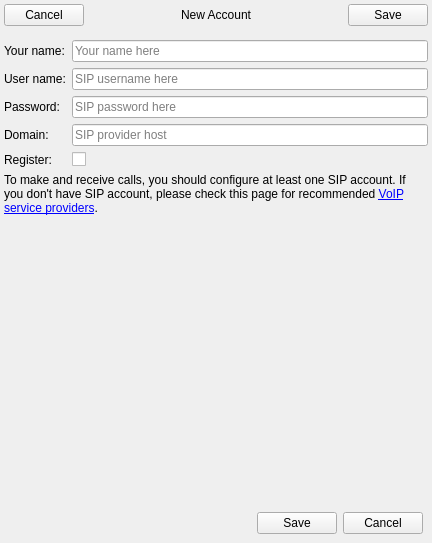
<?xml version="1.0" encoding="UTF-8"?>
<ui version="4.0">
 <class>AccountNewDialog</class>
 <widget class="QDialog" name="AccountNewDialog">
  <property name="geometry">
   <rect>
    <x>0</x>
    <y>0</y>
    <width>432</width>
    <height>543</height>
   </rect>
  </property>
  <property name="windowTitle">
   <string>New Account Settings</string>
  </property>
  <property name="styleSheet">
   <string notr="true"/>
  </property>
  <layout class="QVBoxLayout" name="verticalLayout">
   <property name="leftMargin">
    <number>0</number>
   </property>
   <property name="topMargin">
    <number>0</number>
   </property>
   <property name="rightMargin">
    <number>0</number>
   </property>
   <property name="bottomMargin">
    <number>0</number>
   </property>
   <item>
    <widget class="QFrame" name="frBBControls">
     <property name="frameShape">
      <enum>QFrame::NoFrame</enum>
     </property>
     <property name="frameShadow">
      <enum>QFrame::Plain</enum>
     </property>
     <layout class="QHBoxLayout" name="horizontalLayout_2">
      <property name="leftMargin">
       <number>4</number>
      </property>
      <property name="topMargin">
       <number>4</number>
      </property>
      <property name="rightMargin">
       <number>4</number>
      </property>
      <property name="bottomMargin">
       <number>4</number>
      </property>
      <item>
       <widget class="QPushButton" name="btCancelBB">
        <property name="text">
         <string>Cancel</string>
        </property>
        <property name="autoDefault">
         <bool>false</bool>
        </property>
       </widget>
      </item>
      <item>
       <spacer name="horizontalSpacer_2">
        <property name="orientation">
         <enum>Qt::Horizontal</enum>
        </property>
        <property name="sizeHint" stdset="0">
         <size>
          <width>40</width>
          <height>20</height>
         </size>
        </property>
       </spacer>
      </item>
      <item>
       <widget class="QLabel" name="bbFrameLabel">
        <property name="text">
         <string>New Account</string>
        </property>
       </widget>
      </item>
      <item>
       <spacer name="horizontalSpacer_4">
        <property name="orientation">
         <enum>Qt::Horizontal</enum>
        </property>
        <property name="sizeHint" stdset="0">
         <size>
          <width>40</width>
          <height>20</height>
         </size>
        </property>
       </spacer>
      </item>
      <item>
       <widget class="QPushButton" name="btSaveBB">
        <property name="text">
         <string>Save</string>
        </property>
        <property name="autoDefault">
         <bool>false</bool>
        </property>
       </widget>
      </item>
     </layout>
    </widget>
   </item>
   <item>
    <layout class="QGridLayout" name="gridLayout" columnstretch="0">
     <property name="leftMargin">
      <number>4</number>
     </property>
     <property name="topMargin">
      <number>4</number>
     </property>
     <property name="rightMargin">
      <number>4</number>
     </property>
     <property name="bottomMargin">
      <number>4</number>
     </property>
     <item row="0" column="0">
      <widget class="QScrollArea" name="saSettingsUser">
       <property name="frameShape">
        <enum>QFrame::NoFrame</enum>
       </property>
       <property name="frameShadow">
        <enum>QFrame::Plain</enum>
       </property>
       <property name="lineWidth">
        <number>0</number>
       </property>
       <property name="horizontalScrollBarPolicy">
        <enum>Qt::ScrollBarAlwaysOff</enum>
       </property>
       <property name="widgetResizable">
        <bool>true</bool>
       </property>
       <widget class="QWidget" name="scrollAreaWidgetContents">
        <property name="geometry">
         <rect>
          <x>0</x>
          <y>0</y>
          <width>424</width>
          <height>451</height>
         </rect>
        </property>
        <layout class="QGridLayout" name="gridLayout_28">
         <property name="leftMargin">
          <number>0</number>
         </property>
         <property name="topMargin">
          <number>0</number>
         </property>
         <property name="rightMargin">
          <number>0</number>
         </property>
         <property name="bottomMargin">
          <number>0</number>
         </property>
         <item row="0" column="0">
          <layout class="QGridLayout" name="gridLayout_5">
           <item row="3" column="1">
            <widget class="ExtLineEdit" name="lePassword">
             <property name="echoMode">
              <enum>QLineEdit::PasswordEchoOnEdit</enum>
             </property>
             <property name="placeholderText">
              <string>SIP password here</string>
             </property>
            </widget>
           </item>
           <item row="0" column="0">
            <widget class="QLabel" name="label_2">
             <property name="text">
              <string>Your name:</string>
             </property>
            </widget>
           </item>
           <item row="5" column="1">
            <widget class="QCheckBox" name="registerCheckBox">
             <property name="text">
              <string/>
             </property>
            </widget>
           </item>
           <item row="3" column="0">
            <widget class="QLabel" name="label_4">
             <property name="text">
              <string>Password:</string>
             </property>
            </widget>
           </item>
           <item row="1" column="1">
            <widget class="ExtLineEdit" name="leUserId">
             <property name="placeholderText">
              <string>SIP username here</string>
             </property>
            </widget>
           </item>
           <item row="6" column="0" colspan="2">
            <widget class="QLabel" name="lbProviderLink">
             <property name="text">
              <string>To make and receive calls, you should configure at least one SIP account. If you don't have SIP account, please check this page for recommended &lt;a href=&quot;http://taki.sourceforge.net/serviceproviders.htm&quot;&gt;VoIP service providers&lt;/a&gt;.</string>
             </property>
             <property name="textFormat">
              <enum>Qt::AutoText</enum>
             </property>
             <property name="wordWrap">
              <bool>true</bool>
             </property>
             <property name="openExternalLinks">
              <bool>true</bool>
             </property>
            </widget>
           </item>
           <item row="5" column="0">
            <widget class="QLabel" name="label_7">
             <property name="text">
              <string>Register:</string>
             </property>
             <property name="wordWrap">
              <bool>true</bool>
             </property>
            </widget>
           </item>
           <item row="4" column="1">
            <widget class="ExtLineEdit" name="leDomain">
             <property name="placeholderText">
              <string>SIP provider host</string>
             </property>
            </widget>
           </item>
           <item row="1" column="0">
            <widget class="QLabel" name="label_3">
             <property name="text">
              <string>User name:</string>
             </property>
            </widget>
           </item>
           <item row="0" column="1">
            <widget class="ExtLineEdit" name="leDisplayName">
             <property name="placeholderText">
              <string>Your name here</string>
             </property>
            </widget>
           </item>
           <item row="4" column="0">
            <widget class="QLabel" name="label_5">
             <property name="text">
              <string>Domain:</string>
             </property>
            </widget>
           </item>
           <item row="7" column="1">
            <spacer name="verticalSpacer_2">
             <property name="orientation">
              <enum>Qt::Vertical</enum>
             </property>
             <property name="sizeHint" stdset="0">
              <size>
               <width>20</width>
               <height>40</height>
              </size>
             </property>
            </spacer>
           </item>
          </layout>
         </item>
        </layout>
       </widget>
      </widget>
     </item>
    </layout>
   </item>
   <item>
    <widget class="QFrame" name="frDesktopControls">
     <property name="frameShape">
      <enum>QFrame::NoFrame</enum>
     </property>
     <property name="frameShadow">
      <enum>QFrame::Plain</enum>
     </property>
     <layout class="QHBoxLayout" name="horizontalLayout">
      <item>
       <spacer name="horizontalSpacer_5">
        <property name="orientation">
         <enum>Qt::Horizontal</enum>
        </property>
        <property name="sizeHint" stdset="0">
         <size>
          <width>40</width>
          <height>20</height>
         </size>
        </property>
       </spacer>
      </item>
      <item>
       <widget class="QPushButton" name="btSave">
        <property name="text">
         <string>Save</string>
        </property>
        <property name="autoDefault">
         <bool>false</bool>
        </property>
       </widget>
      </item>
      <item>
       <widget class="QPushButton" name="btCancel">
        <property name="text">
         <string>Cancel</string>
        </property>
        <property name="autoDefault">
         <bool>false</bool>
        </property>
       </widget>
      </item>
     </layout>
    </widget>
   </item>
  </layout>
 </widget>
 <customwidgets>
  <customwidget>
   <class>ExtLineEdit</class>
   <extends>QLineEdit</extends>
   <header>extlineedit.h</header>
  </customwidget>
 </customwidgets>
 <tabstops>
  <tabstop>leDisplayName</tabstop>
  <tabstop>leUserId</tabstop>
  <tabstop>lePassword</tabstop>
  <tabstop>leDomain</tabstop>
  <tabstop>registerCheckBox</tabstop>
  <tabstop>btSave</tabstop>
  <tabstop>btCancel</tabstop>
  <tabstop>btCancelBB</tabstop>
  <tabstop>btSaveBB</tabstop>
  <tabstop>saSettingsUser</tabstop>
 </tabstops>
 <resources/>
 <connections>
  <connection>
   <sender>btCancelBB</sender>
   <signal>clicked()</signal>
   <receiver>AccountNewDialog</receiver>
   <slot>reject()</slot>
   <hints>
    <hint type="sourcelabel">
     <x>56</x>
     <y>19</y>
    </hint>
    <hint type="destinationlabel">
     <x>137</x>
     <y>5</y>
    </hint>
   </hints>
  </connection>
  <connection>
   <sender>btSaveBB</sender>
   <signal>clicked()</signal>
   <receiver>AccountNewDialog</receiver>
   <slot>accept()</slot>
   <hints>
    <hint type="sourcelabel">
     <x>559</x>
     <y>21</y>
    </hint>
    <hint type="destinationlabel">
     <x>731</x>
     <y>11</y>
    </hint>
   </hints>
  </connection>
  <connection>
   <sender>btSave</sender>
   <signal>clicked()</signal>
   <receiver>AccountNewDialog</receiver>
   <slot>accept()</slot>
   <hints>
    <hint type="sourcelabel">
     <x>486</x>
     <y>538</y>
    </hint>
    <hint type="destinationlabel">
     <x>658</x>
     <y>492</y>
    </hint>
   </hints>
  </connection>
  <connection>
   <sender>btCancel</sender>
   <signal>clicked()</signal>
   <receiver>AccountNewDialog</receiver>
   <slot>reject()</slot>
   <hints>
    <hint type="sourcelabel">
     <x>559</x>
     <y>538</y>
    </hint>
    <hint type="destinationlabel">
     <x>792</x>
     <y>492</y>
    </hint>
   </hints>
  </connection>
  <connection>
   <sender>leDisplayName</sender>
   <signal>returnPressed()</signal>
   <receiver>leUserId</receiver>
   <slot>setFocus()</slot>
   <hints>
    <hint type="sourcelabel">
     <x>329</x>
     <y>117</y>
    </hint>
    <hint type="destinationlabel">
     <x>329</x>
     <y>144</y>
    </hint>
   </hints>
  </connection>
  <connection>
   <sender>leUserId</sender>
   <signal>returnPressed()</signal>
   <receiver>leDomain</receiver>
   <slot>setFocus()</slot>
   <hints>
    <hint type="sourcelabel">
     <x>329</x>
     <y>144</y>
    </hint>
    <hint type="destinationlabel">
     <x>329</x>
     <y>171</y>
    </hint>
   </hints>
  </connection>
 </connections>
 <slots>
  <slot>onTestRing(int)</slot>
 </slots>
</ui>
